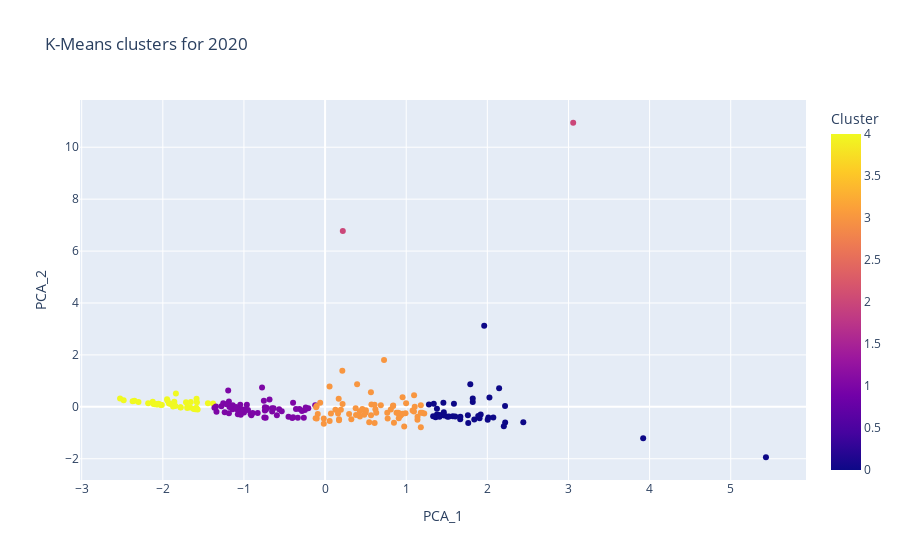

The cell this chart's notebook holds for it:
### Markdown cell above
![image.png](attachment:image.png)

### Code cell
# 2. scaler -> PCA (2) -> K-Means (5)
cs.visualize_scenario_func(df_2020s, pca_components=2, clusters_num=5)

### Figure 1 — Plotly figure (JSON) as saved in the notebook; plotly's stock layout.template omitted (floating-point values rounded to 4 significant figures; data arrays with more than 128 entries replaced by an {"elided": "..."} marker saying what was removed)
{"data": [{"customdata": {"elided": "208x1 str values"}, "hovertemplate": "PCA_1=%{x}<br>PCA_2=%{y}<br>Entity=%{customdata[0]}<br>Cluster=%{marker.color}<extra></extra>", "legendgroup": "", "marker": {"color": {"elided": "208 int values"}, "coloraxis": "coloraxis", "symbol": "circle"}, "mode": "markers", "name": "", "orientation": "v", "showlegend": false, "type": "scatter", "x": {"elided": "208 float values"}, "xaxis": "x", "y": {"elided": "208 float values"}, "yaxis": "y"}], "layout": {"coloraxis": {"colorbar": {"title": {"text": "Cluster"}}, "colorscale": [[0, "#0d0887"], [0.1111, "#46039f"], [0.2222, "#7201a8"], [0.3333, "#9c179e"], [0.4444, "#bd3786"], [0.5556, "#d8576b"], [0.6667, "#ed7953"], [0.7778, "#fb9f3a"], [0.8889, "#fdca26"], [1, "#f0f921"]]}, "legend": {"tracegroupgap": 0}, "title": {"text": "K-Means clusters for 2020"}, "xaxis": {"anchor": "y", "domain": [0, 1], "title": {"text": "PCA_1"}}, "yaxis": {"anchor": "x", "domain": [0, 1], "title": {"text": "PCA_2"}}}}
